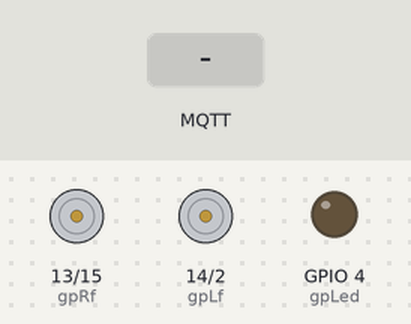
The sketch below on a simulated ESP32. On the bench: motor-driver pin pairs drawn as motors (green arrow = first pin HIGH = forward, orange = second pin HIGH = backward, longer = more drive), output pins drawn as LEDs (lit = HIGH). The inputs (shaded band) are chosen by the test bench. WiFi joins after 1.5 s; servers stay silent unless stated; no MQTT or app messages arrive unless stated; the camera gives no picture; what the sketch prints to the serial monitor is not drawn.

Above: at 3.0 s.
3.1 s: MQTT message "1" arrives on the first subscribed topic
At 4.5 s:
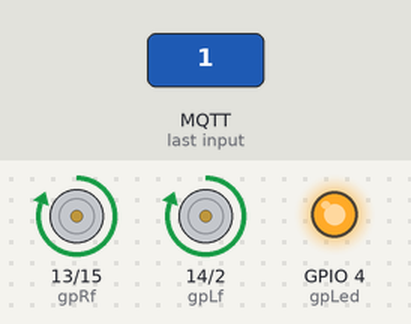
6.1 s: MQTT message "0" arrives on the first subscribed topic
At 8.9 s:
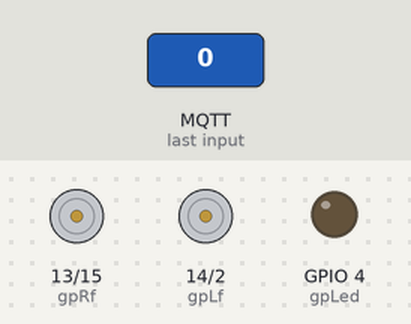
9.1 s: MQTT message "2" arrives on the first subscribed topic
At 10.3 s:
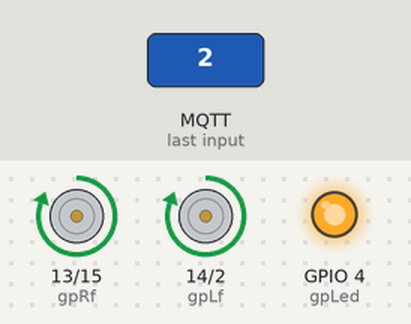
Timing chart, 0 to 12.6 s (numbered marks = the images above; inputs shaded):
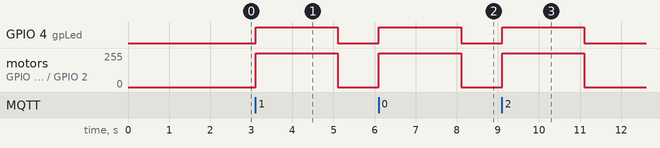

The sketch:

Cam_rover_code.ino
```cpp
#include <PubSubClient.h>
#include "esp_camera.h" //esp camera library
#include <WiFi.h> //esp8266 wifi library

// WARNING!!! Make sure that you have either selected ESP32 Wrover Module,
//            or another board which has PSRAM enabled
//
// Adafruit ESP32 Feather
// Select camera model
//#define CAMERA_MODEL_WROVER_KIT
//#define CAMERA_MODEL_M5STACK_PSRAM
#define CAMERA_MODEL_AI_THINKER // The camera model im using in espressif same as AI thinker model

//Add your wifi information. If the wifi speed is not good there maybe delays in movement and camera feed.

const char* ssid = "Kushan";   //Enter SSID WIFI Name
const char* password = "hotspotinfo";   //Enter WIFI Password

const char* mqtt_broker = "broker.emqx.io"; //declaring the settings for mqtt broker
const char* topic = "GreenErover"; //declaring the subscription and publishing topic.
const char* mqtt_username = "eqmx"; // the username for the mqtt broker
const char* mqtt_password = "public"; //password for the broker server //a public free server is used for this. There are options to use a private server as well.
const int mqtt_port = 1883;  // tcp port details.


#if defined(CAMERA_MODEL_WROVER_KIT) //these codes will only work if the WRover esp32 cam is used.
#define PWDN_GPIO_NUM    -1
#define RESET_GPIO_NUM   -1
#define XCLK_GPIO_NUM    21
#define SIOD_GPIO_NUM    26
#define SIOC_GPIO_NUM    27s

#define Y9_GPIO_NUM      35
#define Y8_GPIO_NUM      34
#define Y7_GPIO_NUM      39
#define Y6_GPIO_NUM      36
#define Y5_GPIO_NUM      19
#define Y4_GPIO_NUM      18
#define Y3_GPIO_NUM       5
#define Y2_GPIO_NUM       4
#define VSYNC_GPIO_NUM   25
#define HREF_GPIO_NUM    23
#define PCLK_GPIO_NUM    22


#elif defined(CAMERA_MODEL_AI_THINKER)  //setting the pins on the esp32 cam board
#define PWDN_GPIO_NUM     32
#define RESET_GPIO_NUM    -1
#define XCLK_GPIO_NUM      0
#define SIOD_GPIO_NUM     26
#define SIOC_GPIO_NUM     27

#define Y9_GPIO_NUM       35
#define Y8_GPIO_NUM       34
#define Y7_GPIO_NUM       39
#define Y6_GPIO_NUM       36
#define Y5_GPIO_NUM       21
#define Y4_GPIO_NUM       19
#define Y3_GPIO_NUM       18
#define Y2_GPIO_NUM        5
#define VSYNC_GPIO_NUM    25
#define HREF_GPIO_NUM     23
#define PCLK_GPIO_NUM     22

#else
#error "Camera model not selected"
#endif

// GPIO Setting
extern int gpLb =  2; // Left 1
extern int gpLf = 14; // Left 2
extern int gpRb = 15; // Right 1
extern int gpRf = 13; // Right 2
extern int gpLed =  4; // Light
extern String WiFiAddr ="";


void startCameraServer(); //this function will start the wifi camera server


WiFiClient espClient;  //wifi client variable declaration
PubSubClient client(espClient); // declare the client variable to pubsubclient


void setup() {
  Serial.begin(115200);
  Serial.setDebugOutput(true);
  Serial.println();


  pinMode(gpLb, OUTPUT); //Left Backward
  pinMode(gpLf, OUTPUT); //Left Forward
  pinMode(gpRb, OUTPUT); //Right Forward
  pinMode(gpRf, OUTPUT); //Right Backward
  pinMode(gpLed, OUTPUT); //Light

  //initialize the wheels to be at LOW so the rover does not move
  digitalWrite(gpLb, LOW);
  digitalWrite(gpLf, LOW);
  digitalWrite(gpRb, LOW);
  digitalWrite(gpRf, LOW);
  digitalWrite(gpLed, LOW);

  camera_config_t config;  //Camera configuration
  config.ledc_channel = LEDC_CHANNEL_0;
  config.ledc_timer = LEDC_TIMER_0;
  config.pin_d0 = Y2_GPIO_NUM;
  config.pin_d1 = Y3_GPIO_NUM;
  config.pin_d2 = Y4_GPIO_NUM;
  config.pin_d3 = Y5_GPIO_NUM;
  config.pin_d4 = Y6_GPIO_NUM;
  config.pin_d5 = Y7_GPIO_NUM;
  config.pin_d6 = Y8_GPIO_NUM;
  config.pin_d7 = Y9_GPIO_NUM;
  config.pin_xclk = XCLK_GPIO_NUM;
  config.pin_pclk = PCLK_GPIO_NUM;
  config.pin_vsync = VSYNC_GPIO_NUM;
  config.pin_href = HREF_GPIO_NUM;
  config.pin_sscb_sda = SIOD_GPIO_NUM;
  config.pin_sscb_scl = SIOC_GPIO_NUM;
  config.pin_pwdn = PWDN_GPIO_NUM;
  config.pin_reset = RESET_GPIO_NUM;
  config.xclk_freq_hz = 20000000;
  config.pixel_format = PIXFORMAT_JPEG;

  //init with high specs to pre-allocate larger buffers
  if(psramFound()){
    config.frame_size = FRAMESIZE_UXGA;
    config.jpeg_quality = 10;
    config.fb_count = 2;
  } else {
    config.frame_size = FRAMESIZE_SVGA;
    config.jpeg_quality = 12;
    config.fb_count = 1;
  }

  // Intialize the camera
  esp_err_t err = esp_camera_init(&config);
  if (err != ESP_OK) {
    Serial.printf("Camera init failed with error 0x%x", err);
    return;
  }

  //drop down frame size for higher initial frame rate
  sensor_t * s = esp_camera_sensor_get();
  s->set_framesize(s, FRAMESIZE_CIF);

  WiFi.begin(ssid, password); //begin connecting to the wifi network

  while (WiFi.status() != WL_CONNECTED) {
    delay(500);
    Serial.print(".");
  }
  Serial.println("");
  Serial.println("WiFi connected");

  startCameraServer(); //Live feed

  Serial.print("Camera Ready! Use 'http://"); //prints the information of the esp32 cam ip address.
  Serial.print(WiFi.localIP());
  WiFiAddr = WiFi.localIP().toString();
  Serial.println("' to connect");


  client.setServer(mqtt_broker, mqtt_port); //client server intialization
  client.setCallback(callback); // setcallback funtion used to check if the the function works

  while(!client.connected())
  {
    String client_id = "esp8266-client-";
    client_id += String(WiFi.macAddress());
    Serial.printf("The client %s connects to the public mqtt broker\n", client_id.c_str());

    if(client.connect(client_id.c_str(), mqtt_username, mqtt_password))
    {
      Serial.println("Public emqx mqtt broker connected");

    }else
    {
      Serial.print("Failed with state");
      Serial.print(client.state());
      delay(2000);

    }


  }


  client.publish(topic, "This is a msg published by the surveilence rover."); // publishing from the arduino
  client.subscribe(topic); //subscribing to a topic in the mqtt tool mqttx app


}

void loop()
{

  client.loop();

}

void callback(char *topic, byte *payload, unsigned int length)
{
  //serial print msgs to see if the fucntions work
  Serial.print("subscribed topic received: ");
  Serial.println(topic);
  Serial.print("Message: ");

//this loop with convert the payload data to characters
  for (int i=0; i<length; i++)
  {
    Serial.print((char) payload[i]);

  }

  //the function to make the wheel move once the topic is received.
  Serial.println(" ");
  Serial.println(" subscribe message has been received and wheels will move");
  Wheelmove(HIGH, LOW, HIGH, LOW);
  digitalWrite(gpLed, HIGH);
  delay(2000);
  digitalWrite(gpLed, LOW);
  Wheelmove(LOW,LOW,LOW,LOW);


  Serial.println();
  Serial.println("--------------------");


}


//wheelmove function
void Wheelmove(int nLf, int nLb, int nRf, int nRb)
{
 digitalWrite(gpLf, nLf);
 digitalWrite(gpLb, nLb);
 digitalWrite(gpRf, nRf);
 digitalWrite(gpRb, nRb);
}
```

Measured:
- after the input at 3.1 s, GPIO 4 (gpLed): LOW → HIGH at once, → LOW 2.0 s later; motor on GPIO 13 (gpRf) / GPIO 15 (gpRb), motor on GPIO 14 (gpLf) / GPIO 2 (gpLb): stopped → forward 255/255 at once, → stopped 2.0 s later
- after the input at 6.1 s, GPIO 4 (gpLed): LOW → HIGH at once, → LOW 2.0 s later; motor on GPIO 13 (gpRf) / GPIO 15 (gpRb), motor on GPIO 14 (gpLf) / GPIO 2 (gpLb): stopped → forward 255/255 at once, → stopped 2.0 s later
- after the input at 9.1 s, GPIO 4 (gpLed): LOW → HIGH at once, → LOW 2.0 s later; motor on GPIO 13 (gpRf) / GPIO 15 (gpRb), motor on GPIO 14 (gpLf) / GPIO 2 (gpLb): stopped → forward 255/255 at once, → stopped 2.0 s later
